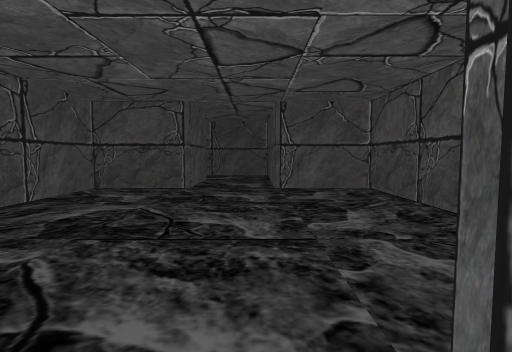
View 1 (above)

16 first-person views from a walk through a scene from a Unity 3-D project. The camera is 1.4 m above the floor, tilts 4° down and sees 80° across. The floor is counted in squares, 2 m on a side. Each view is taken from the middle of a square. On the plan, view 1 faces up. The plan holds only what a view shows up to about 10 squares ahead; the rest is blank. The place goes on beyond the plan. The player character is not drawn.

View 2
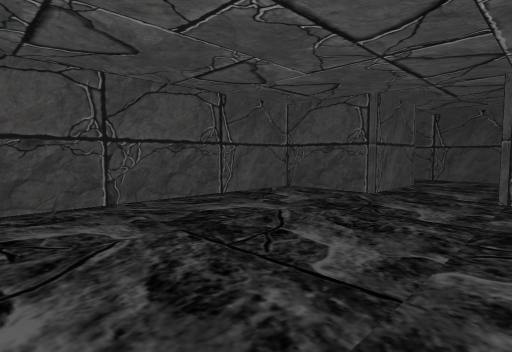

View 3
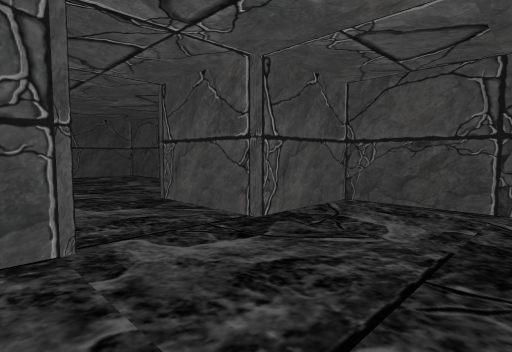

View 4
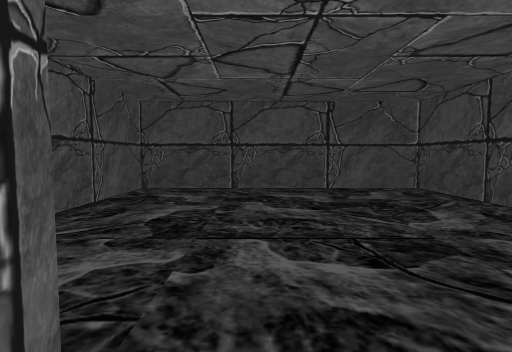

View 5
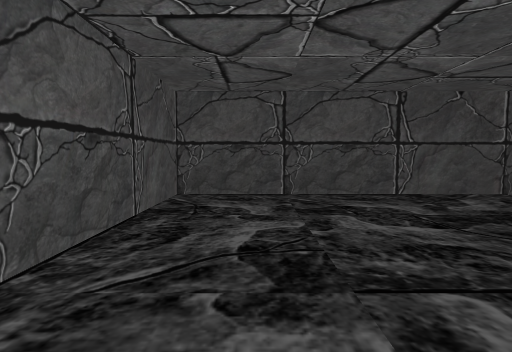

View 6
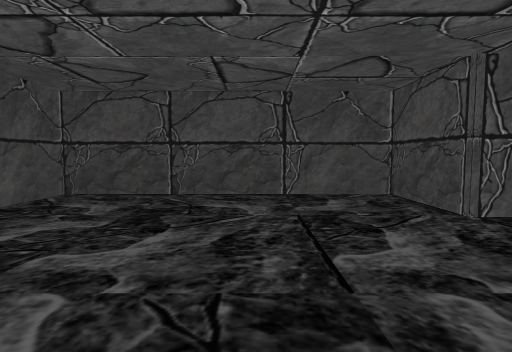

View 7
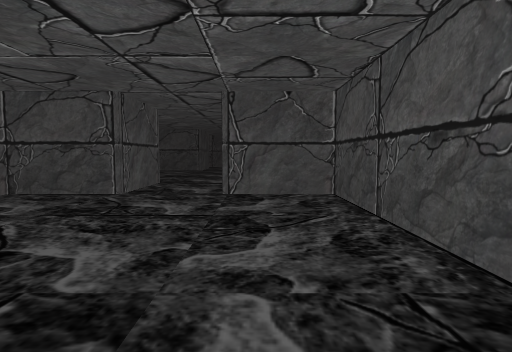

View 8
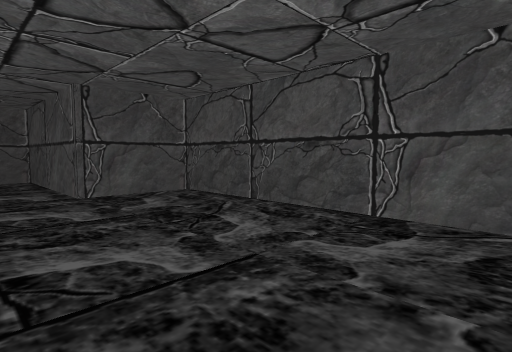

View 9
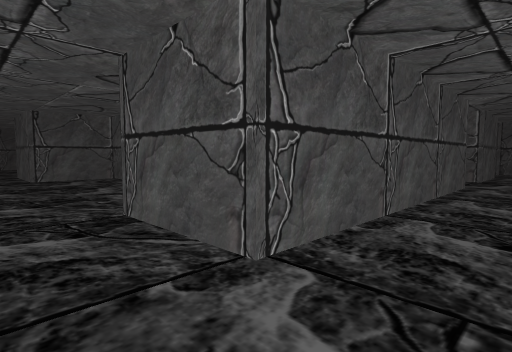

View 10
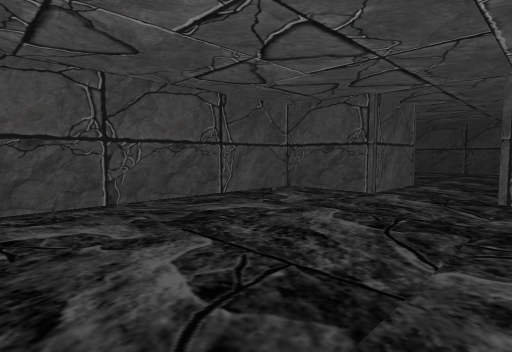

View 11
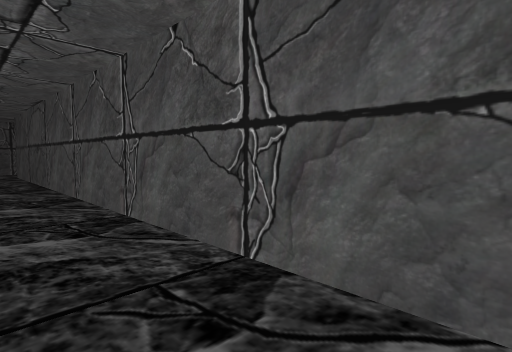

View 12
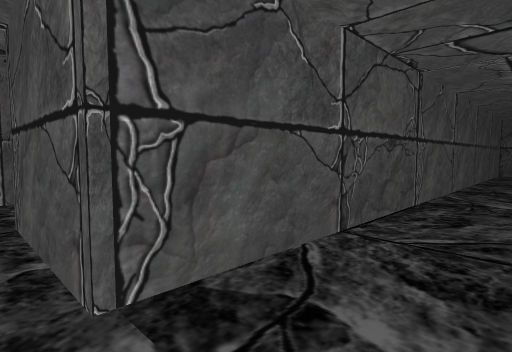

View 13
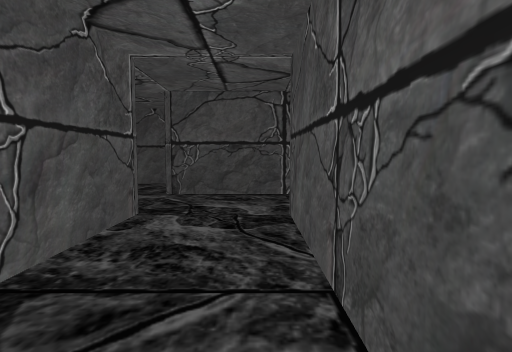

View 14
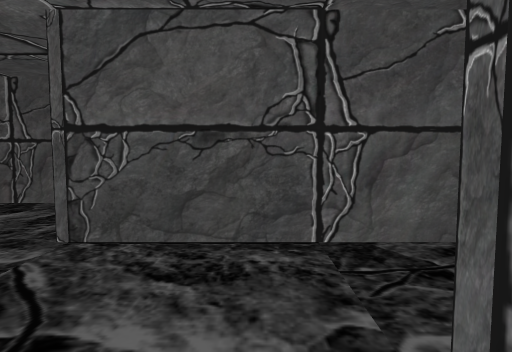

View 15
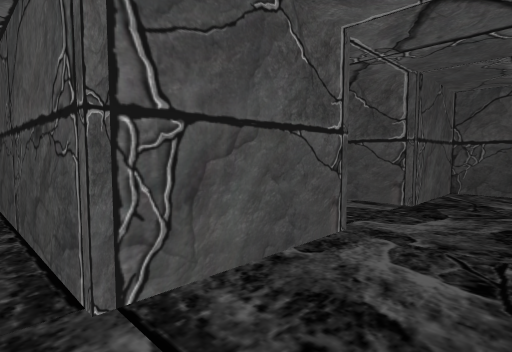

View 16
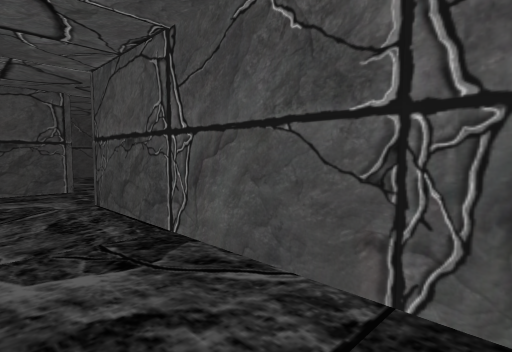

### Floor plan
Points are (right, up) in squares from view 1. A wall is a line through its corners. A room is listed if a view was taken in it or the views show most of it. See-through windows are left out.
Room 1 (views 1, 2, 3, 4, 5, 6, 7, 8, 9, 10, 11)
walls: (1.4, 0.6) (2.4, 0.6) (2.4, 6.4) (1.4, 6.4); (-1.4, -1.6) (-3.4, -1.6) (-3.4, -7.4) (2.4, -7.4) (2.4, -1.6) (1.5, -1.6); (-1.4, 6.4) (-3.4, 6.4) (-3.4, 0.6) (-1.4, 0.6); (0.4, 8.4) (0.4, 10.4) (-1.5, 10.4)
ways out: opening at (-7.5, 9.5) to room 3
objects: other object (-7, 11) to (-6, 11); other object (-5, 11) to (-4, 11); other object (-3, 11) to (-2, 11); other object (1, -1) to (1, 0); other object (1, 7) to (1, 8)
Room 2 (view 12)
walls: (-15.2, 2.6) (-14.5, 2.6); (-12.5, 6.6) (-11.6, 6.6) (-11.6, 8.6); (-15.4, 7.9) (-15.4, 6.5); (-13.4, 9.6) (-13.4, 8.4)
ways out: opening at (-12.5, 9) to room 4
objects: other object (-13, 5) to (-13, 6)
Room 3 (view 13)
walls: (-7.4, 10.4) (-9.5, 10.4)
ways out: opening at (-7.5, 9.5) to room 1; opening at (-9.5, 9.5) to room 4
objects: other object (-7, 7) to (-7, 8)
Room 4 (views 14, 15, 16)
walls: (-10.6, 12.6) (-8.2, 12.6); (-13.4, 13) (-13.4, 12.5); (-13.4, 10.6) (-13.4, 9.6)
ways out: opening at (-12.5, 9) to room 2; opening at (-9.5, 9.5) to room 3
objects: other object (-11, 11) to (-11, 12); other object (-10, 11)

Positions as (right, up) in squares from view 1, and headings:
1: (0, 0), facing up
2: (1, 1), facing up-left
3: (1, 3), facing down-left
4: (0, -1), facing down
5: (1, -2), facing down
6: (2, -4), facing left
7: (1, -7), facing up
8: (-1, 1), facing up-right
9: (0, 10), facing down-left
10: (-2, 6), facing down-right
11: (0, 9), facing up-left
12: (-12, 9), facing up-right
13: (-8, 10), facing left
14: (-11, 10), facing left
15: (-13, 13), facing down-right
16: (-12, 13), facing down-left
